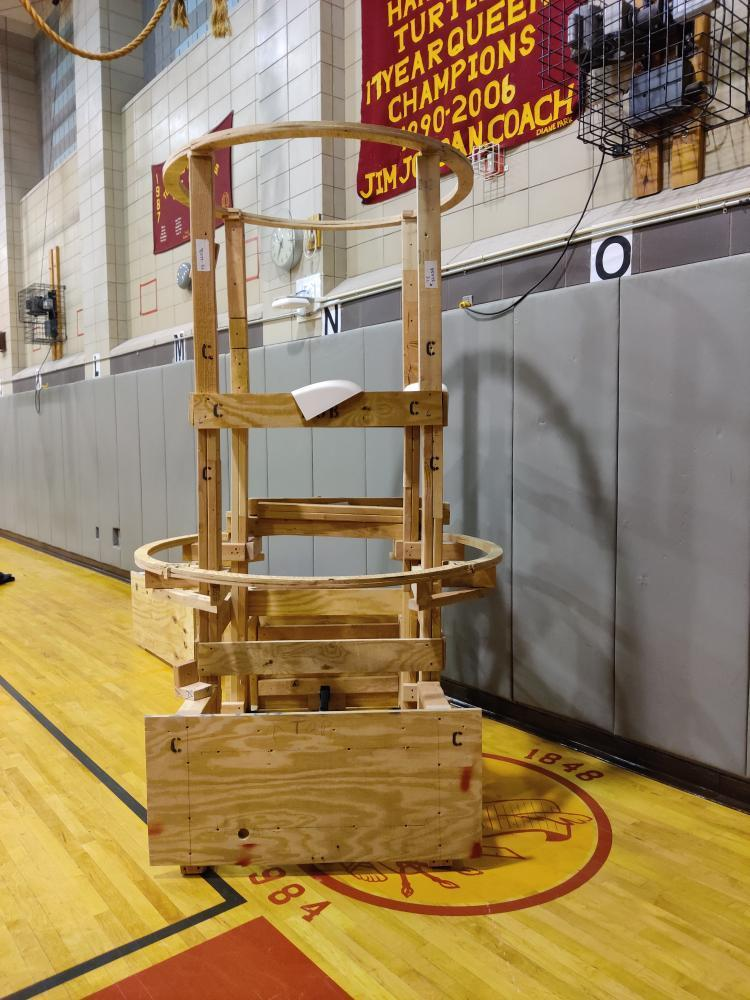
#> input picture hub_detection/Images/hub1.jpeg, 750 x 1000 px, given in place of the camera
$ python cargo_trackbar.py
#> lines starting #> are read from the running program, lines starting #| are printed output that depends on the picture; after the words box and inside, x2 and y2 are one past the last pixel; in counts of white or black regions, pixels touching at a corner belong together
import cv2 as cv
import numpy as np

camera = cv.VideoCapture(0)

def testing(x):
    pass

cv.namedWindow("Testing")
cv.createTrackbar("Hue Low", "Testing", 0, 255, testing)
#> slider 'Hue Low' is set to 51
cv.createTrackbar("Hue High", "Testing", 255, 255, testing)
cv.createTrackbar("Sat Low", "Testing", 0, 255, testing)
#> slider 'Sat Low' is set to 51
cv.createTrackbar("Sat High", "Testing", 255, 255, testing)
cv.createTrackbar("Val Low", "Testing", 0, 255, testing)
#> slider 'Val Low' is set to 51
cv.createTrackbar("Val High", "Testing", 255, 255, testing)

while True:
    ret, frame = camera.read()
#> frame is the input picture: shape (1000, 750, 3); mean B, G, R 96.4, 131.2, 153.3
    copy_frame = frame.copy()

    frame = cv.GaussianBlur(frame, (7, 7), 0)
    frame = cv.erode(frame, None)
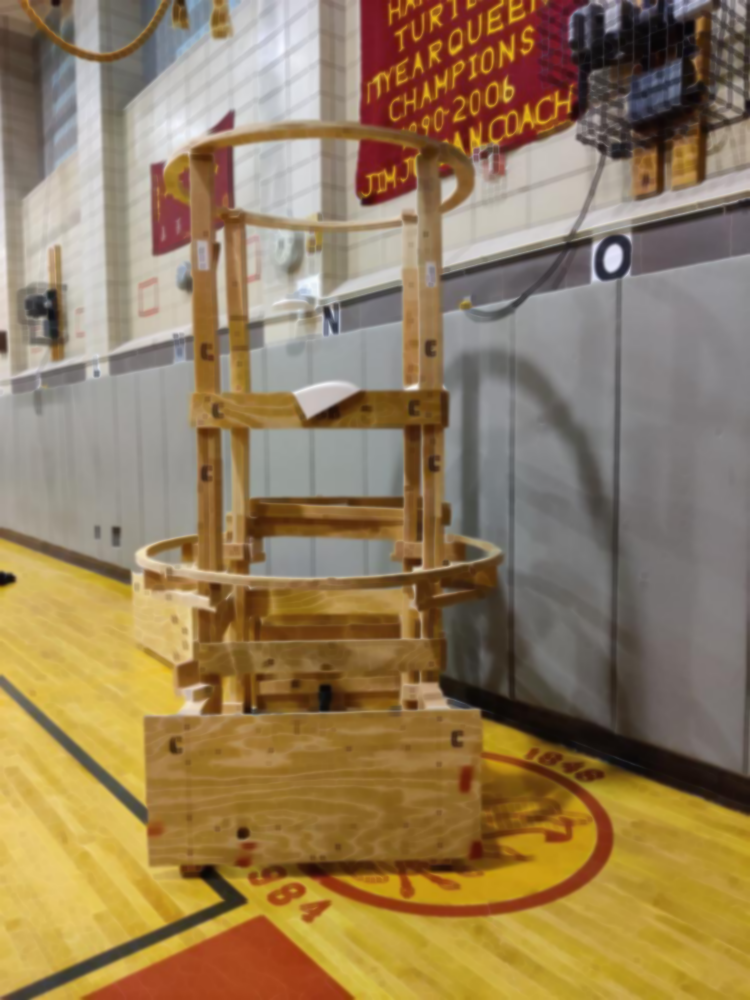
#> frame: shape (1000, 750, 3); mean B, G, R 91.2, 125.5, 148.1
    frame = cv.dilate(frame, None)


    hsv = cv.cvtColor(frame, cv.COLOR_BGR2HSV)
#> hsv: shape (1000, 750, 3); mean H, S, V 40.9, 95.1, 153.8

    hue_low = cv.getTrackbarPos("Hue Low", "Testing")
    saturation_low = cv.getTrackbarPos("Sat Low", "Testing")
    value_low = cv.getTrackbarPos("Val Low", "Testing")

    hue_high = cv.getTrackbarPos("Hue High", "Testing")
    saturation_high = cv.getTrackbarPos("Sat High", "Testing")
    value_high = cv.getTrackbarPos("Val High", "Testing")

    lower = np.array([hue_low, saturation_low, value_low])
    upper = np.array([hue_high, saturation_high, value_high])

    mask = cv.inRange(hsv, lower, upper)
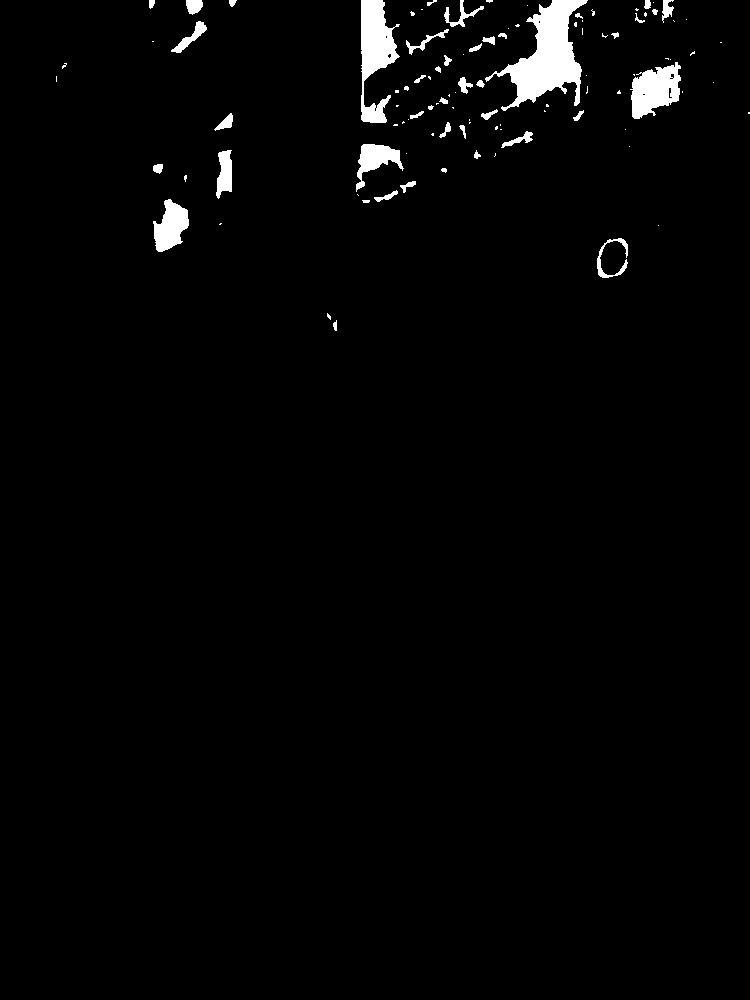
#> mask: shape (1000, 750); 2.1% white; 103 white regions (59 under 20 px), largest, box (x1, y1, x2, y2) and area: (485, 0, 588, 111) 4596, (361, 0, 400, 123) 2626, (630, 62, 681, 119) 1869
    mask_in_action = cv.bitwise_and(frame, frame, mask = mask)
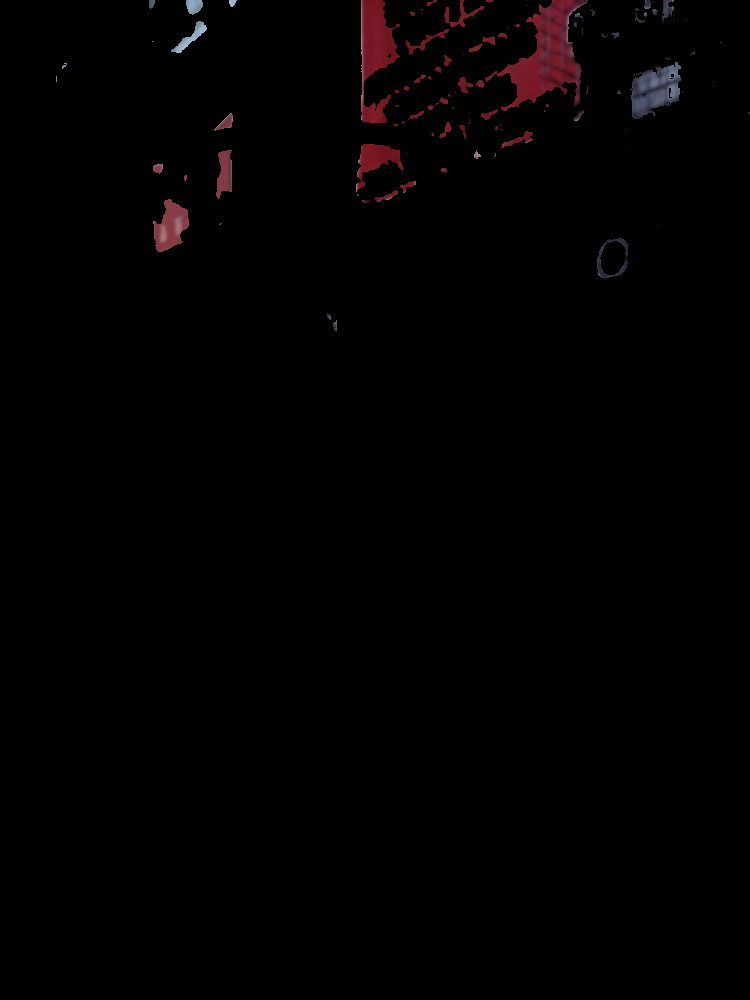
#> mask_in_action: shape (1000, 750, 3); mean B, G, R 1.2, 1, 2.2
    #display image

    cv.imshow("resized image", frame)
    cv.imshow("masking", mask_in_action)

    key = cv.waitKey(1)
#> (key Esc is pressed here)
    if key == 27:
        break


camera.release()
cv.destroyAllWindows()

$ run again, on hub_detection/Images/hub2.jpeg
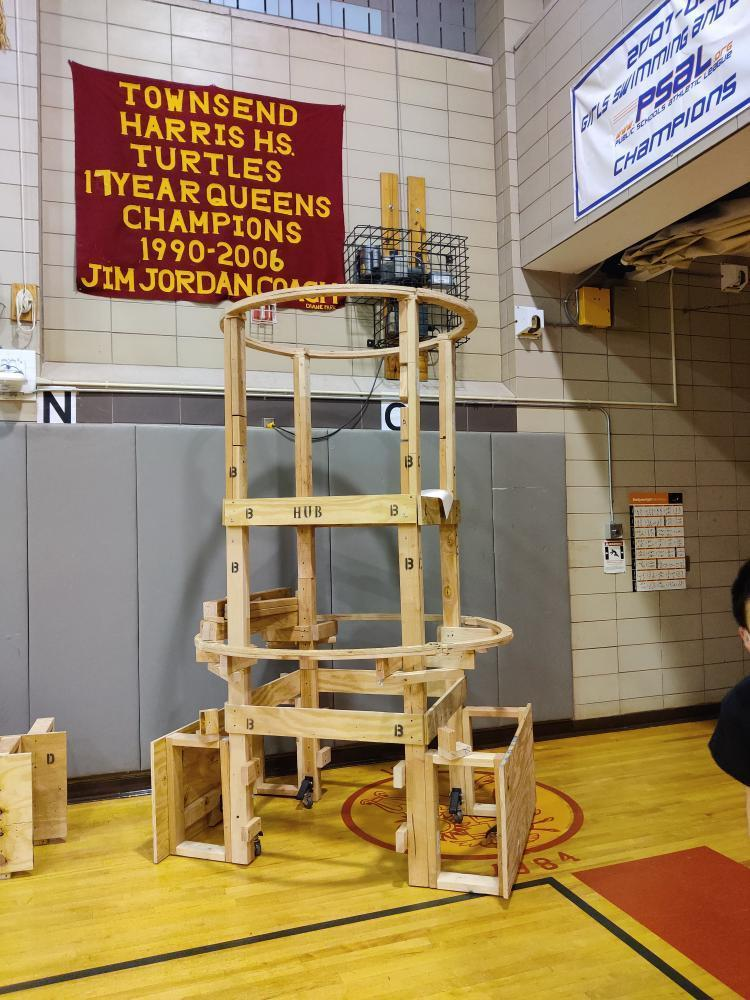
#> input picture hub_detection/Images/hub2.jpeg, 750 x 1000 px, given in place of the camera
#> frame is the input picture: shape (1000, 750, 3); mean B, G, R 99.5, 132.7, 154.6
#> hsv: shape (1000, 750, 3); mean H, S, V 45.1, 97.9, 156.2
#> `mask = cv.inRange(hsv, lower, upper)`:
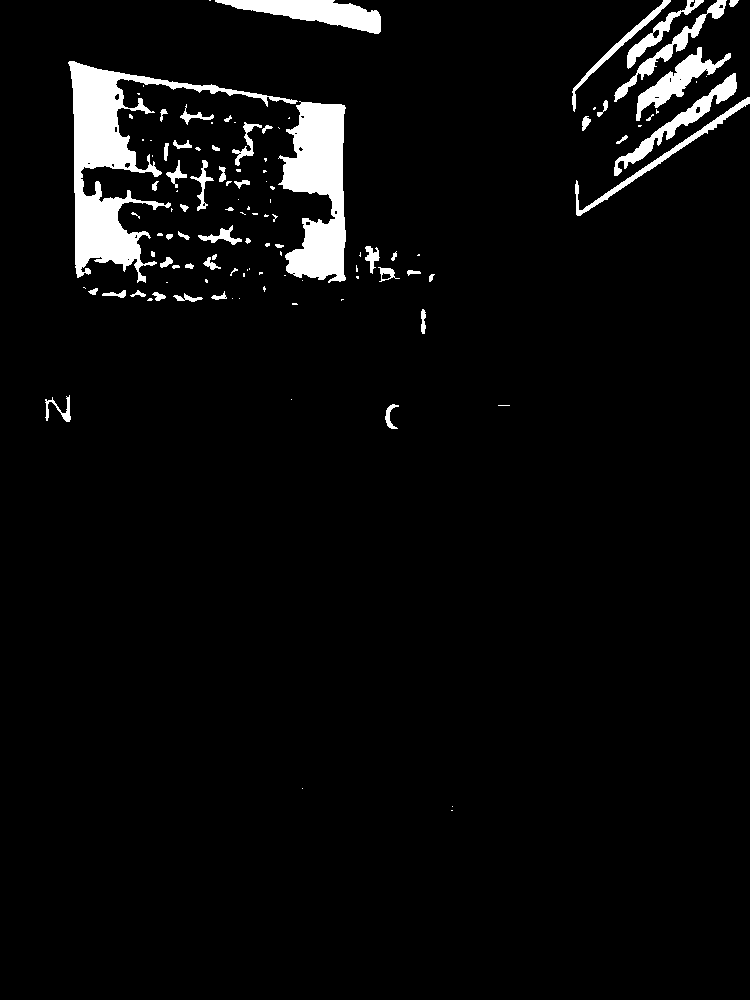
#> mask: shape (1000, 750); 4.5% white; 115 white regions (60 under 20 px), largest, box (x1, y1, x2, y2) and area: (68, 61, 298, 283) 10800, (278, 101, 346, 283) 7854, (215, 0, 381, 34) 2760
#> `mask_in_action = cv.bitwise_and(frame, frame, mask = mask)`:
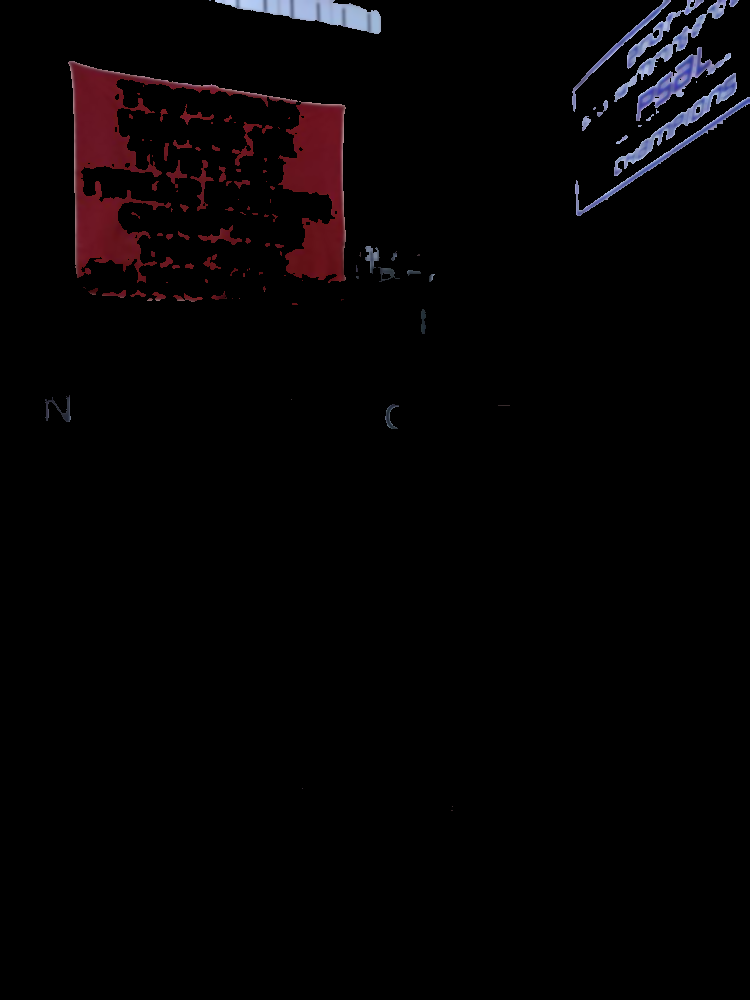
#> mask_in_action: shape (1000, 750, 3); mean B, G, R 3.9, 2.9, 5.1

$ run again, on hub_detection/Images/hub3.jpeg
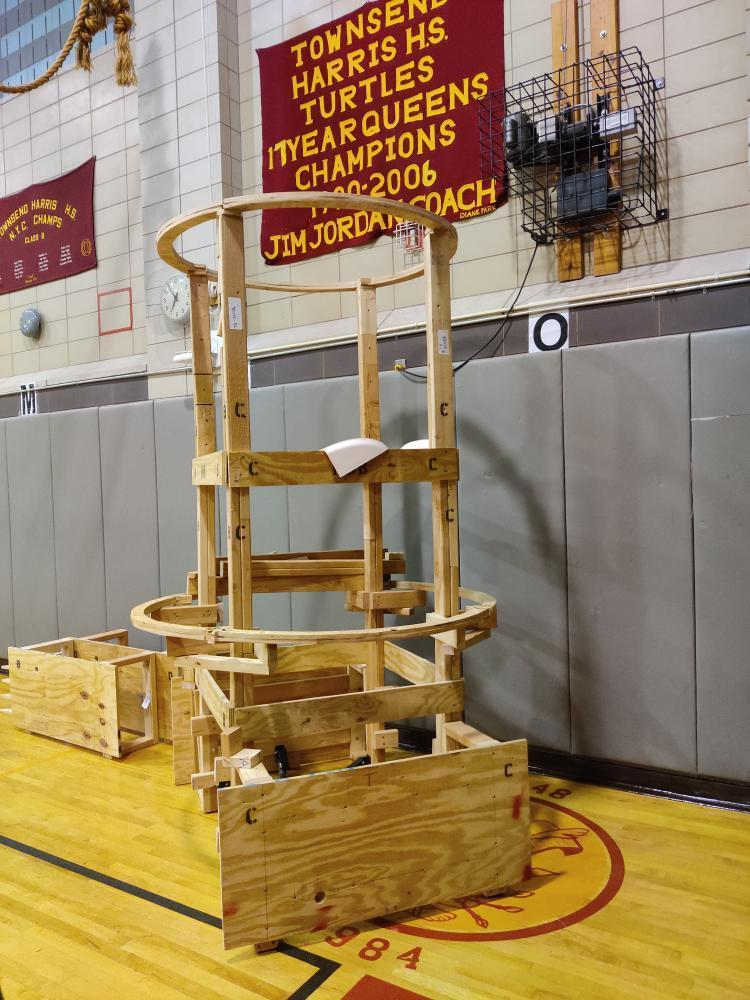
#> input picture hub_detection/Images/hub3.jpeg, 750 x 1000 px, given in place of the camera
#> frame is the input picture: shape (1000, 750, 3); mean B, G, R 97.4, 132.8, 155.7
#> hsv: shape (1000, 750, 3); mean H, S, V 34.4, 96.6, 155.9
#> `mask = cv.inRange(hsv, lower, upper)`:
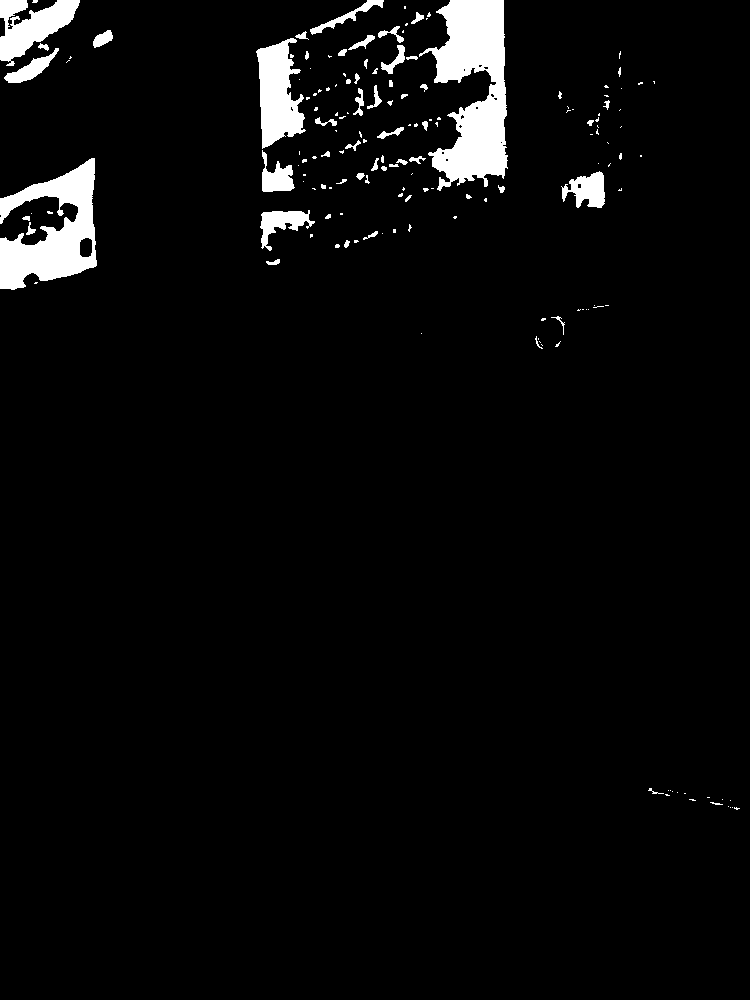
#> mask: shape (1000, 750); 4% white; 166 white regions (107 under 20 px), largest, box (x1, y1, x2, y2) and area: (419, 0, 508, 191) 9620, (0, 158, 97, 290) 6840, (256, 38, 306, 149) 3395
#> `mask_in_action = cv.bitwise_and(frame, frame, mask = mask)`:
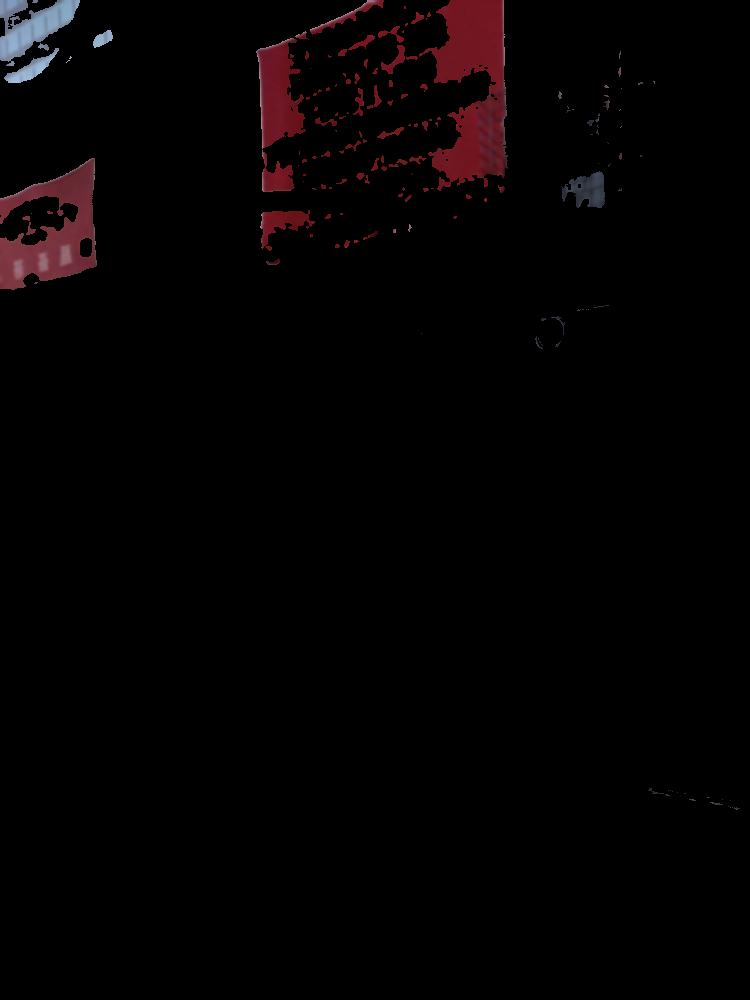
#> mask_in_action: shape (1000, 750, 3); mean B, G, R 2.5, 2, 4.5

$ run again, on hub_detection/Images/hub4.jpeg
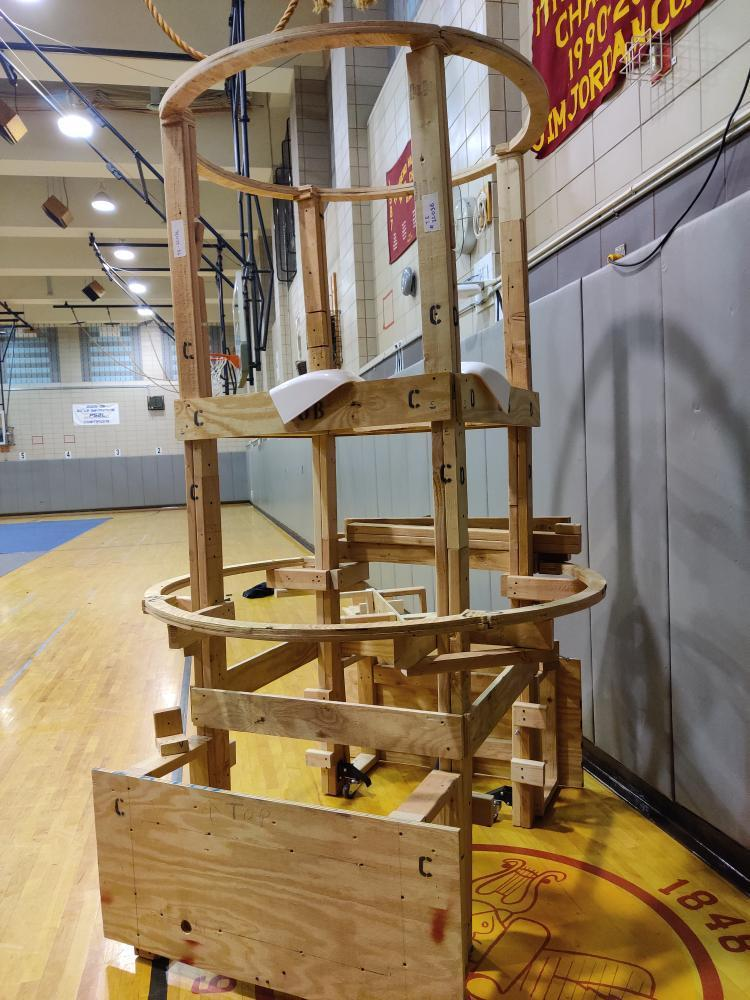
#> input picture hub_detection/Images/hub4.jpeg, 750 x 1000 px, given in place of the camera
#> frame is the input picture: shape (1000, 750, 3); mean B, G, R 102, 125.6, 143.4
#> hsv: shape (1000, 750, 3); mean H, S, V 44.4, 86.9, 145.9
#> `mask = cv.inRange(hsv, lower, upper)`:
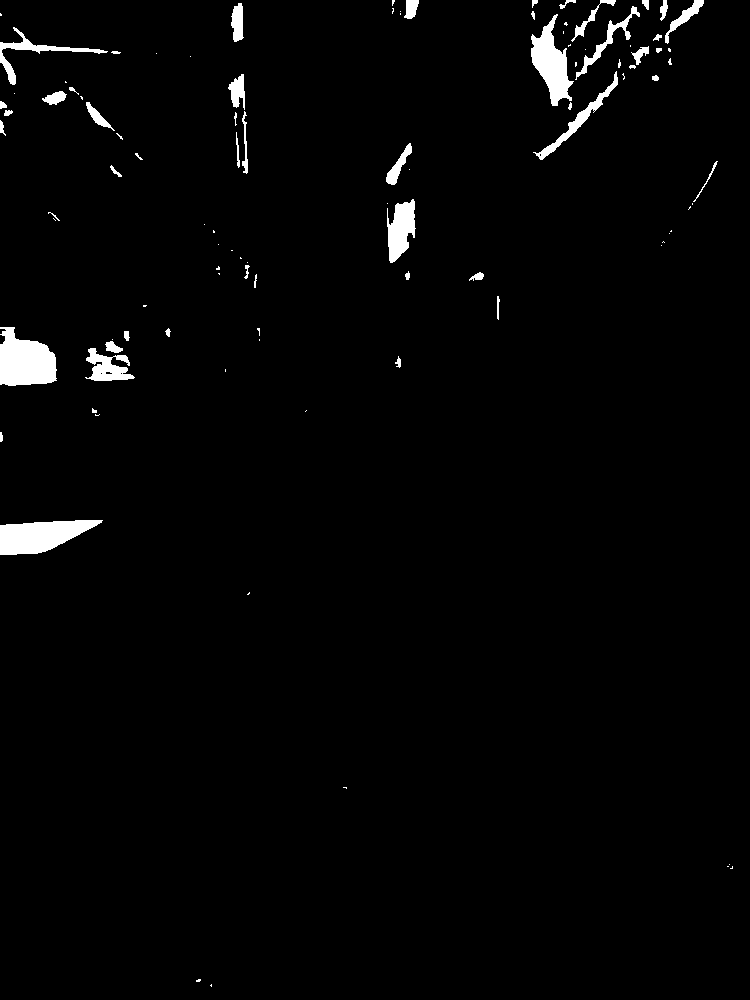
#> mask: shape (1000, 750); 2.1% white; 102 white regions (53 under 20 px), largest, box (x1, y1, x2, y2) and area: (0, 327, 57, 386) 2485, (0, 520, 103, 555) 2352, (531, 14, 574, 106) 1871
#> `mask_in_action = cv.bitwise_and(frame, frame, mask = mask)`:
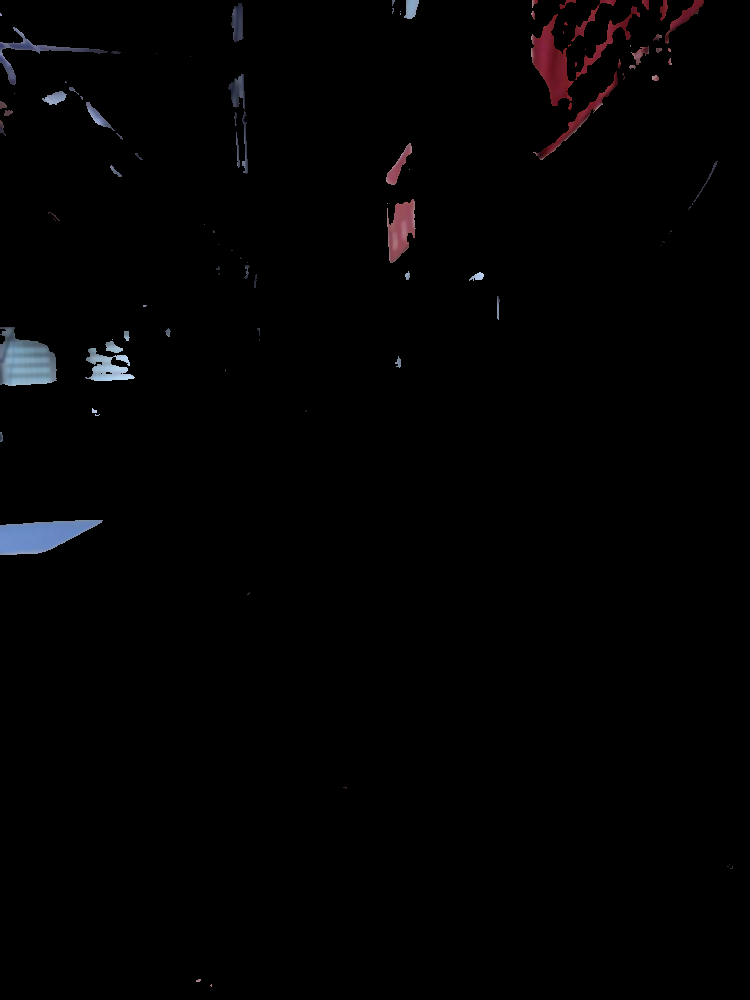
#> mask_in_action: shape (1000, 750, 3); mean B, G, R 2.4, 1.9, 2.3
